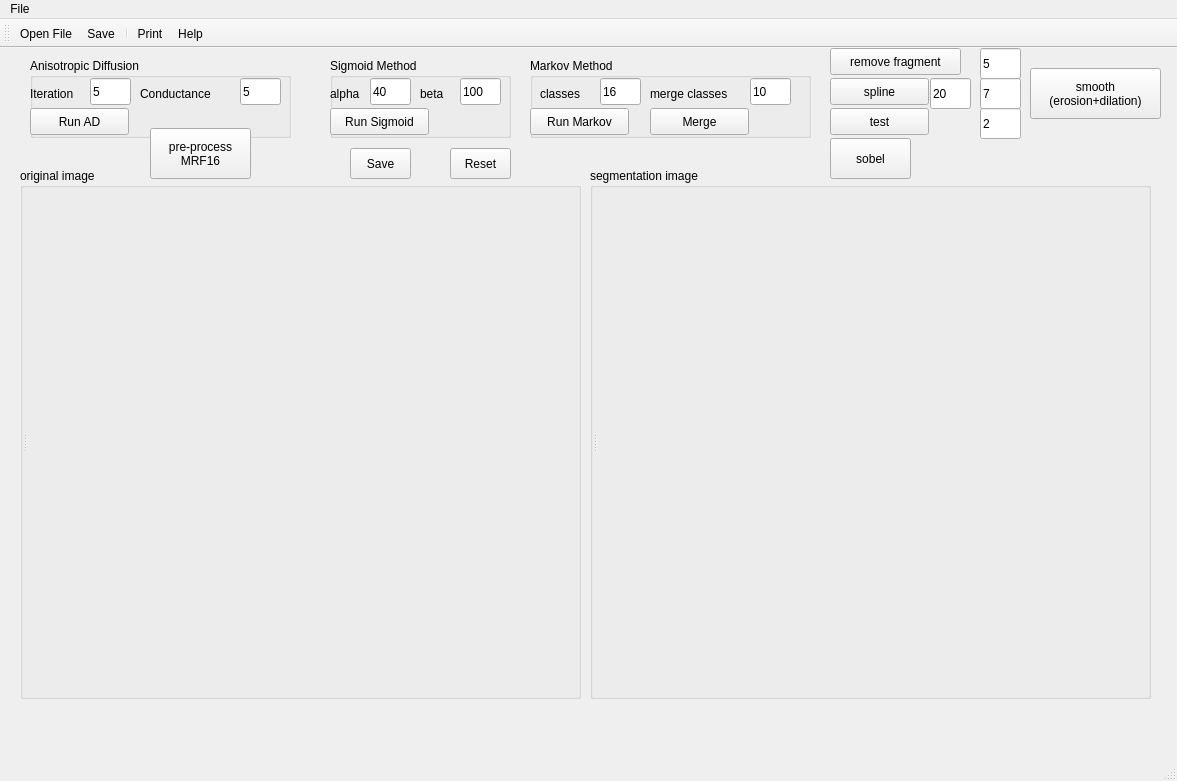
<?xml version="1.0" encoding="UTF-8"?>
<ui version="4.0">
 <class>SimpleView</class>
 <widget class="QMainWindow" name="SimpleView">
  <property name="geometry">
   <rect>
    <x>0</x>
    <y>0</y>
    <width>1177</width>
    <height>781</height>
   </rect>
  </property>
  <property name="windowTitle">
   <string>SimpleView</string>
  </property>
  <property name="windowIcon">
   <iconset resource="Icons/icons.qrc">
    <normaloff>:/Icons/help.png</normaloff>:/Icons/help.png</iconset>
  </property>
  <property name="iconSize">
   <size>
    <width>22</width>
    <height>22</height>
   </size>
  </property>
  <widget class="QWidget" name="centralwidget">
   <widget class="QGroupBox" name="groupBoxGraph">
    <property name="geometry">
     <rect>
      <x>20</x>
      <y>120</y>
      <width>561</width>
      <height>531</height>
     </rect>
    </property>
    <property name="sizePolicy">
     <sizepolicy hsizetype="Expanding" vsizetype="Expanding">
      <horstretch>1</horstretch>
      <verstretch>1</verstretch>
     </sizepolicy>
    </property>
    <property name="title">
     <string>original image</string>
    </property>
    <layout class="QVBoxLayout">
     <property name="spacing">
      <number>0</number>
     </property>
     <property name="leftMargin">
      <number>0</number>
     </property>
     <property name="topMargin">
      <number>0</number>
     </property>
     <property name="rightMargin">
      <number>0</number>
     </property>
     <property name="bottomMargin">
      <number>0</number>
     </property>
     <item>
      <widget class="QSplitter" name="splitter">
       <property name="orientation">
        <enum>Qt::Horizontal</enum>
       </property>
       <widget class="QFrame" name="tableFrame">
        <layout class="QVBoxLayout">
         <property name="spacing">
          <number>0</number>
         </property>
         <property name="leftMargin">
          <number>0</number>
         </property>
         <property name="topMargin">
          <number>0</number>
         </property>
         <property name="rightMargin">
          <number>0</number>
         </property>
         <property name="bottomMargin">
          <number>0</number>
         </property>
        </layout>
       </widget>
       <widget class="QVTKWidget" name="qvtkWidget_Ori" native="true">
        <property name="sizePolicy">
         <sizepolicy hsizetype="Expanding" vsizetype="Expanding">
          <horstretch>1</horstretch>
          <verstretch>1</verstretch>
         </sizepolicy>
        </property>
        <property name="minimumSize">
         <size>
          <width>300</width>
          <height>300</height>
         </size>
        </property>
       </widget>
      </widget>
     </item>
    </layout>
   </widget>
   <widget class="QGroupBox" name="groupBoxGraph_2">
    <property name="geometry">
     <rect>
      <x>590</x>
      <y>120</y>
      <width>561</width>
      <height>531</height>
     </rect>
    </property>
    <property name="sizePolicy">
     <sizepolicy hsizetype="Expanding" vsizetype="Expanding">
      <horstretch>1</horstretch>
      <verstretch>1</verstretch>
     </sizepolicy>
    </property>
    <property name="title">
     <string>segmentation image</string>
    </property>
    <layout class="QVBoxLayout" name="_2">
     <property name="spacing">
      <number>0</number>
     </property>
     <property name="leftMargin">
      <number>0</number>
     </property>
     <property name="topMargin">
      <number>0</number>
     </property>
     <property name="rightMargin">
      <number>0</number>
     </property>
     <property name="bottomMargin">
      <number>0</number>
     </property>
     <item>
      <widget class="QSplitter" name="splitter_2">
       <property name="orientation">
        <enum>Qt::Horizontal</enum>
       </property>
       <widget class="QFrame" name="tableFrame_2">
        <layout class="QVBoxLayout" name="_3">
         <property name="spacing">
          <number>0</number>
         </property>
         <property name="leftMargin">
          <number>0</number>
         </property>
         <property name="topMargin">
          <number>0</number>
         </property>
         <property name="rightMargin">
          <number>0</number>
         </property>
         <property name="bottomMargin">
          <number>0</number>
         </property>
        </layout>
       </widget>
       <widget class="QVTKWidget" name="qvtkWidget_Seg" native="true">
        <property name="sizePolicy">
         <sizepolicy hsizetype="Expanding" vsizetype="Expanding">
          <horstretch>1</horstretch>
          <verstretch>1</verstretch>
         </sizepolicy>
        </property>
        <property name="minimumSize">
         <size>
          <width>300</width>
          <height>300</height>
         </size>
        </property>
       </widget>
      </widget>
     </item>
    </layout>
   </widget>
   <widget class="QGroupBox" name="groupBox">
    <property name="geometry">
     <rect>
      <x>530</x>
      <y>10</y>
      <width>281</width>
      <height>80</height>
     </rect>
    </property>
    <property name="title">
     <string>Markov Method</string>
    </property>
    <widget class="QLabel" name="lbIteration">
     <property name="geometry">
      <rect>
       <x>10</x>
       <y>20</y>
       <width>61</width>
       <height>31</height>
      </rect>
     </property>
     <property name="text">
      <string>classes</string>
     </property>
    </widget>
    <widget class="QLineEdit" name="leIterationNum">
     <property name="geometry">
      <rect>
       <x>70</x>
       <y>20</y>
       <width>41</width>
       <height>27</height>
      </rect>
     </property>
     <property name="text">
      <string>16</string>
     </property>
    </widget>
    <widget class="QPushButton" name="btnRunMrf">
     <property name="geometry">
      <rect>
       <x>0</x>
       <y>50</y>
       <width>99</width>
       <height>27</height>
      </rect>
     </property>
     <property name="text">
      <string>Run Markov</string>
     </property>
    </widget>
    <widget class="QLabel" name="lbIteration_2">
     <property name="geometry">
      <rect>
       <x>120</x>
       <y>20</y>
       <width>101</width>
       <height>31</height>
      </rect>
     </property>
     <property name="text">
      <string>merge classes</string>
     </property>
    </widget>
    <widget class="QLineEdit" name="leMergedCls">
     <property name="geometry">
      <rect>
       <x>220</x>
       <y>20</y>
       <width>41</width>
       <height>27</height>
      </rect>
     </property>
     <property name="text">
      <string>10</string>
     </property>
    </widget>
    <widget class="QPushButton" name="btnMerge">
     <property name="geometry">
      <rect>
       <x>120</x>
       <y>50</y>
       <width>99</width>
       <height>27</height>
      </rect>
     </property>
     <property name="text">
      <string>Merge</string>
     </property>
    </widget>
   </widget>
   <widget class="QGroupBox" name="groupBox_2">
    <property name="geometry">
     <rect>
      <x>330</x>
      <y>10</y>
      <width>181</width>
      <height>80</height>
     </rect>
    </property>
    <property name="title">
     <string>Sigmoid Method</string>
    </property>
    <widget class="QPushButton" name="btnRunSig">
     <property name="geometry">
      <rect>
       <x>0</x>
       <y>50</y>
       <width>99</width>
       <height>27</height>
      </rect>
     </property>
     <property name="text">
      <string>Run Sigmoid</string>
     </property>
    </widget>
    <widget class="QLabel" name="lbIteration_4">
     <property name="geometry">
      <rect>
       <x>90</x>
       <y>20</y>
       <width>41</width>
       <height>31</height>
      </rect>
     </property>
     <property name="text">
      <string>beta</string>
     </property>
    </widget>
    <widget class="QLineEdit" name="leSigBeta">
     <property name="geometry">
      <rect>
       <x>130</x>
       <y>20</y>
       <width>41</width>
       <height>27</height>
      </rect>
     </property>
     <property name="text">
      <string>100</string>
     </property>
    </widget>
    <widget class="QLineEdit" name="leSigAlpha">
     <property name="geometry">
      <rect>
       <x>40</x>
       <y>20</y>
       <width>41</width>
       <height>27</height>
      </rect>
     </property>
     <property name="text">
      <string>40</string>
     </property>
    </widget>
    <widget class="QLabel" name="lbIteration_3">
     <property name="geometry">
      <rect>
       <x>0</x>
       <y>20</y>
       <width>41</width>
       <height>31</height>
      </rect>
     </property>
     <property name="text">
      <string>alpha</string>
     </property>
    </widget>
   </widget>
   <widget class="QPushButton" name="btnReset">
    <property name="geometry">
     <rect>
      <x>450</x>
      <y>100</y>
      <width>61</width>
      <height>31</height>
     </rect>
    </property>
    <property name="text">
     <string>Reset</string>
    </property>
   </widget>
   <widget class="QGroupBox" name="groupBox_3">
    <property name="geometry">
     <rect>
      <x>30</x>
      <y>10</y>
      <width>261</width>
      <height>80</height>
     </rect>
    </property>
    <property name="title">
     <string>Anisotropic Diffusion</string>
    </property>
    <widget class="QPushButton" name="btnRunAD">
     <property name="geometry">
      <rect>
       <x>0</x>
       <y>50</y>
       <width>99</width>
       <height>27</height>
      </rect>
     </property>
     <property name="text">
      <string>Run AD</string>
     </property>
    </widget>
    <widget class="QLabel" name="lbIteration_5">
     <property name="geometry">
      <rect>
       <x>110</x>
       <y>20</y>
       <width>91</width>
       <height>31</height>
      </rect>
     </property>
     <property name="text">
      <string>Conductance</string>
     </property>
    </widget>
    <widget class="QLineEdit" name="leAD_Conductance">
     <property name="geometry">
      <rect>
       <x>210</x>
       <y>20</y>
       <width>41</width>
       <height>27</height>
      </rect>
     </property>
     <property name="text">
      <string>5</string>
     </property>
    </widget>
    <widget class="QLineEdit" name="leAD_Iteration">
     <property name="geometry">
      <rect>
       <x>60</x>
       <y>20</y>
       <width>41</width>
       <height>27</height>
      </rect>
     </property>
     <property name="text">
      <string>5</string>
     </property>
    </widget>
    <widget class="QLabel" name="lbIteration_6">
     <property name="geometry">
      <rect>
       <x>0</x>
       <y>20</y>
       <width>61</width>
       <height>31</height>
      </rect>
     </property>
     <property name="text">
      <string>Iteration</string>
     </property>
    </widget>
   </widget>
   <widget class="QPushButton" name="btnWriteFile">
    <property name="geometry">
     <rect>
      <x>350</x>
      <y>100</y>
      <width>61</width>
      <height>31</height>
     </rect>
    </property>
    <property name="text">
     <string>Save</string>
    </property>
   </widget>
   <widget class="QPushButton" name="btnSobel">
    <property name="geometry">
     <rect>
      <x>830</x>
      <y>90</y>
      <width>81</width>
      <height>41</height>
     </rect>
    </property>
    <property name="text">
     <string>sobel</string>
    </property>
   </widget>
   <widget class="QLabel" name="qlPixInfo">
    <property name="geometry">
     <rect>
      <x>20</x>
      <y>660</y>
      <width>181</width>
      <height>31</height>
     </rect>
    </property>
    <property name="text">
     <string/>
    </property>
   </widget>
   <widget class="QLineEdit" name="leSmoothArg1">
    <property name="geometry">
     <rect>
      <x>980</x>
      <y>0</y>
      <width>41</width>
      <height>31</height>
     </rect>
    </property>
    <property name="text">
     <string>5</string>
    </property>
   </widget>
   <widget class="QPushButton" name="btnTest">
    <property name="geometry">
     <rect>
      <x>830</x>
      <y>60</y>
      <width>99</width>
      <height>27</height>
     </rect>
    </property>
    <property name="text">
     <string>test</string>
    </property>
   </widget>
   <widget class="QPushButton" name="btnSpline">
    <property name="geometry">
     <rect>
      <x>830</x>
      <y>30</y>
      <width>99</width>
      <height>27</height>
     </rect>
    </property>
    <property name="text">
     <string>spline</string>
    </property>
   </widget>
   <widget class="QPushButton" name="btnDeFrangment">
    <property name="geometry">
     <rect>
      <x>830</x>
      <y>0</y>
      <width>131</width>
      <height>27</height>
     </rect>
    </property>
    <property name="text">
     <string>remove fragment</string>
    </property>
   </widget>
   <widget class="QPushButton" name="btnSmooth">
    <property name="geometry">
     <rect>
      <x>1030</x>
      <y>20</y>
      <width>131</width>
      <height>51</height>
     </rect>
    </property>
    <property name="text">
     <string>smooth
(erosion+dilation)</string>
    </property>
   </widget>
   <widget class="QLineEdit" name="leSmoothArg2">
    <property name="geometry">
     <rect>
      <x>980</x>
      <y>30</y>
      <width>41</width>
      <height>31</height>
     </rect>
    </property>
    <property name="text">
     <string>7</string>
    </property>
   </widget>
   <widget class="QLineEdit" name="leSmoothArg3">
    <property name="geometry">
     <rect>
      <x>980</x>
      <y>60</y>
      <width>41</width>
      <height>31</height>
     </rect>
    </property>
    <property name="text">
     <string>2</string>
    </property>
   </widget>
   <widget class="QLineEdit" name="leSplineW">
    <property name="geometry">
     <rect>
      <x>930</x>
      <y>30</y>
      <width>41</width>
      <height>31</height>
     </rect>
    </property>
    <property name="text">
     <string>20</string>
    </property>
   </widget>
   <widget class="QPushButton" name="btnPreProcessMrf">
    <property name="geometry">
     <rect>
      <x>150</x>
      <y>80</y>
      <width>101</width>
      <height>51</height>
     </rect>
    </property>
    <property name="text">
     <string>pre-process
MRF16</string>
    </property>
   </widget>
  </widget>
  <widget class="QMenuBar" name="menubar">
   <property name="geometry">
    <rect>
     <x>0</x>
     <y>0</y>
     <width>1177</width>
     <height>25</height>
    </rect>
   </property>
   <widget class="QMenu" name="menuFile">
    <property name="title">
     <string>File</string>
    </property>
    <addaction name="actionOpenFile"/>
    <addaction name="actionSave"/>
    <addaction name="separator"/>
    <addaction name="actionPrint"/>
    <addaction name="actionHelp"/>
    <addaction name="actionExit"/>
   </widget>
   <addaction name="menuFile"/>
  </widget>
  <widget class="QStatusBar" name="statusbar"/>
  <widget class="QToolBar" name="toolBar">
   <property name="orientation">
    <enum>Qt::Horizontal</enum>
   </property>
   <property name="iconSize">
    <size>
     <width>22</width>
     <height>22</height>
    </size>
   </property>
   <attribute name="toolBarArea">
    <enum>TopToolBarArea</enum>
   </attribute>
   <attribute name="toolBarBreak">
    <bool>false</bool>
   </attribute>
   <addaction name="actionOpenFile"/>
   <addaction name="actionSave"/>
   <addaction name="separator"/>
   <addaction name="actionPrint"/>
   <addaction name="actionHelp"/>
  </widget>
  <action name="actionOpenFile">
   <property name="enabled">
    <bool>true</bool>
   </property>
   <property name="icon">
    <iconset resource="Icons/icons.qrc">
     <normaloff>:/Icons/fileopen.png</normaloff>:/Icons/fileopen.png</iconset>
   </property>
   <property name="text">
    <string>Open File...</string>
   </property>
  </action>
  <action name="actionExit">
   <property name="text">
    <string>Exit</string>
   </property>
  </action>
  <action name="actionPrint">
   <property name="icon">
    <iconset resource="Icons/icons.qrc">
     <normaloff>:/Icons/print.png</normaloff>:/Icons/print.png</iconset>
   </property>
   <property name="text">
    <string>Print</string>
   </property>
  </action>
  <action name="actionHelp">
   <property name="icon">
    <iconset resource="Icons/icons.qrc">
     <normaloff>:/Icons/help.png</normaloff>:/Icons/help.png</iconset>
   </property>
   <property name="text">
    <string>Help</string>
   </property>
  </action>
  <action name="actionSave">
   <property name="icon">
    <iconset resource="Icons/icons.qrc">
     <normaloff>:/Icons/filesave.png</normaloff>:/Icons/filesave.png</iconset>
   </property>
   <property name="text">
    <string>Save</string>
   </property>
  </action>
 </widget>
 <customwidgets>
  <customwidget>
   <class>QVTKWidget</class>
   <extends>QWidget</extends>
   <header>QVTKWidget.h</header>
  </customwidget>
 </customwidgets>
 <tabstops>
  <tabstop>leAD_Iteration</tabstop>
  <tabstop>leAD_Conductance</tabstop>
  <tabstop>btnRunAD</tabstop>
  <tabstop>leSigAlpha</tabstop>
  <tabstop>leSigBeta</tabstop>
  <tabstop>btnRunSig</tabstop>
  <tabstop>leIterationNum</tabstop>
  <tabstop>btnRunMrf</tabstop>
  <tabstop>btnWriteFile</tabstop>
  <tabstop>btnReset</tabstop>
 </tabstops>
 <resources>
  <include location="Icons/icons.qrc"/>
 </resources>
 <connections/>
</ui>
